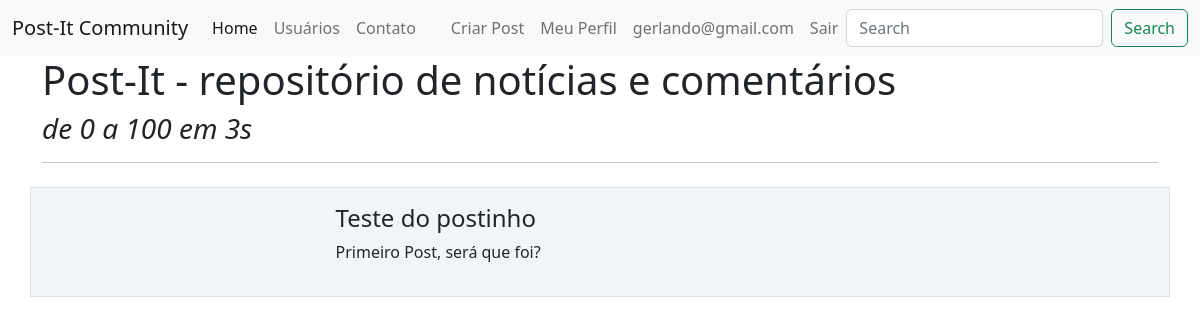
/ (signed in), run on the app's committed database.
### post_it/models.py (models this page shows)
class Usuario(database.Model, UserMixin):
    id = database.Column(database.Integer, primary_key=True)
    username = database.Column(database.String, nullable=False)
    senha = database.Column(database.String, nullable=False)
    email = database.Column(database.String, nullable=False, unique=True)
    foto_perfil = database.Column(database.String, default='default.png')
    posts = database.relationship('Post', backref='author', lazy=True)
    interesses = database.Column(database.String, nullable=False, default='Não informado')

class Post(database.Model):
    id = database.Column(database.Integer, primary_key=True)
    titulo = database.Column(database.String, nullable=False)
    corpo = database.Column(database.Text, nullable=False)
    data_criacao = database.Column(database.DateTime, nullable=False, default=datetime.utcnow())
    id_usuario = database.Column(database.Integer, database.ForeignKey('usuario.id'), nullable=False)

### post_it/routes.py (the view)
@app.route('/')
def home():
    posts = Post.query.all()
    return render_template('home.html', posts=posts)

### post_it/models.py (called while the page is built)
@login_manager.user_loader
def load_user(id_usuario):
    usuario = Usuario.query.get(int(id_usuario))
    return usuario

### post_it/templates/home.html (shortened to what this page needs)
{% extends 'base.html'%}
{% block body%}
<div class="container">
    <h1>Post-It - repositório de notícias e comentários</h1>
    <h3> <i>de 0 a 100 em 3s</i></h3>
    <hr>
    {% for post in posts %}
    <div class = "row border mt-4 p-3 meupost">
        <div class = "col col-3">
        </div>
        <div class = "col col-9">
            <h4>{{post.titulo}}</h4>
            <p>{{ post.corpo }}</p>
        </div>
    </div>
    {% endfor %}
</div>
{% endblock%}

### post_it/templates/navbar.html (shortened to what this page needs)
<nav class="navbar navbar-expand-lg bg-light">
  <div class="container-fluid">
    <a class="navbar-brand" href="{{ url_for('home') }}">Post-It Community</a>
    <div class="collapse navbar-collapse" id="navbarSupportedContent">
      <ul class="navbar-nav me-auto mb-2 mb-lg-0">
        <li class="nav-item">
          <a class="nav-link active" aria-current="page" href="{{ url_for('home') }}">Home</a>
        </li>
        <li class="nav-item">
          <a class="nav-link" href="{{ url_for('users') }}">Usuários</a>
        </li>
        <li class="nav-item">
          <a class="nav-link" href="{{ url_for('contato') }}">Contato</a>
        </li>
      </ul>
      {% if current_user.is_authenticated %}
       <ul class="navbar-nav d-flex">
          <li class="nav-item">
            <a class="nav-link" href="{{ url_for('criar_post')}}">Criar Post</a>
          </li>
         <li class="nav-item">
            <a class="nav-link" href="{{ url_for('perfil')}}">Meu Perfil</a>
          </li>
         <li class="nav-item">
           <a class="nav-link fw-light" >{{ current_user.email }}</a>
         </li>
         <li class="nav-item">
            <a class="nav-link" href="{{ url_for('sair')}}">Sair</a>
          </li>
        </ul>
      {% endif %}
      <form class="d-flex" role="search">
        <input class="form-control me-2" type="search" placeholder="Search" aria-label="Search">
        <button class="btn btn-outline-success" type="submit">Search</button>
      </form>
    </div>
  </div>
</nav>

### post_it/static/main.css (style rules this page uses)
.meupost { background: #f2f5f8 !important; }

### data on the page
Usuario: email "gerlando@gmail.com"
Post: titulo "Teste do postinho", corpo "Primeiro Post, será que foi?"
